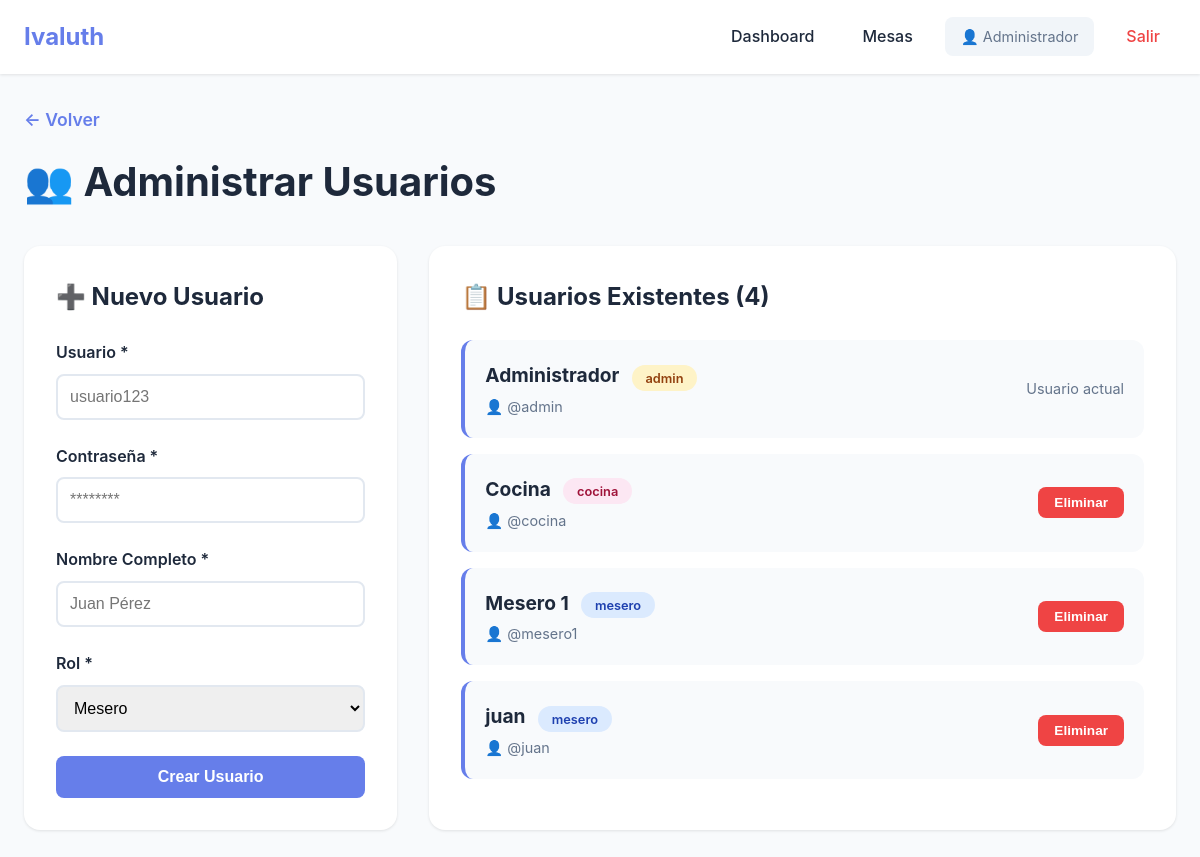
The app's page /administrar_usuarios (signed in) with its own data.
### app.py (models this page shows, shortened)
class Usuario(UserMixin, db.Model):
    id = db.Column(db.Integer, primary_key=True)
    username = db.Column(db.String(80), unique=True, nullable=False)
    password_hash = db.Column(db.String(200), nullable=False)
    nombre = db.Column(db.String(100), nullable=False)
    rol = db.Column(db.String(20), default='mesero')  # mesero, cocina, admin

### app.py (the view, shortened to what this page needs)
@app.route("/administrar_usuarios", methods=["GET", "POST"])
@login_required
def administrar_usuarios():
    if current_user.rol != 'admin':
        flash('Solo los administradores pueden gestionar usuarios', 'error')
        return redirect(url_for('dashboard'))
    usuarios = Usuario.query.order_by(Usuario.nombre).all()
    return render_template("administrar_usuarios.html", usuarios=usuarios)

### app.py (called while the page is built)
@login_manager.user_loader
def load_user(user_id):
    return Usuario.query.get(int(user_id))

### templates/administrar_usuarios.html (shortened to what this page needs)
<!DOCTYPE html>
<html lang="es">
<head>
</head>
<body>
    <nav class="navbar">
        <div class="nav-container">
            <div class="nav-brand">Ivaluth</div>
            <div class="nav-menu">
                <a href="{{ url_for('dashboard') }}" class="nav-link">Dashboard</a>
                <a href="{{ url_for('administrar_mesas') }}" class="nav-link">Mesas</a>
                <span class="nav-user">👤 {{ current_user.nombre }}</span>
                <a href="{{ url_for('logout') }}" class="nav-link nav-logout">Salir</a>
            </div>
        </div>
    </nav>
    <div class="container">
        <div class="page-header">
            <a href="{{ url_for('dashboard') }}" class="btn-back">← Volver</a>
            <h1>👥 Administrar Usuarios</h1>
        </div>
        <div class="admin-grid">
            <div class="card">
                <h2>➕ Nuevo Usuario</h2>
                <form method="POST">
                    <div class="form-group">
                        <label for="username">Usuario *</label>
                        <input type="text" id="username" name="username" required placeholder="usuario123">
                    </div>
                    <div class="form-group">
                        <label for="password">Contraseña *</label>
                        <input type="password" id="password" name="password" required placeholder="********">
                    </div>
                    <div class="form-group">
                        <label for="nombre">Nombre Completo *</label>
                        <input type="text" id="nombre" name="nombre" required placeholder="Juan Pérez">
                    </div>
                    <div class="form-group">
                        <label for="rol">Rol *</label>
                        <select id="rol" name="rol" required>
                            <option value="mesero">Mesero</option>
                        </select>
                    </div>
                    <button type="submit" class="btn btn-primary">Crear Usuario</button>
                </form>
            </div>
            <div class="card">
                <h2>📋 Usuarios Existentes ({{ usuarios|length }})</h2>
                {% if usuarios %}
                <div class="usuarios-list">
                    {% for usuario in usuarios %}
                    <div class="usuario-item">
                        <div class="usuario-info">
                            <h3>
                                {{ usuario.nombre }}
                                <span class="badge badge-{{ usuario.rol }}">{{ usuario.rol }}</span>
                            </h3>
                            <p>👤 @{{ usuario.username }}</p>
                        </div>
                        {% if usuario.id != current_user.id %}
                        <div>
                            <form method="POST" action="{{ url_for('eliminar_usuario', user_id=usuario.id) }}" style="display: inline;">
                                <button type="submit" class="btn btn-danger btn-sm"
                                        onclick="return confirm('¿Eliminar a {{ usuario.nombre }}?')">
                                    Eliminar
                                </button>
                            </form>
                        </div>
                        {% else %}
                        <div>
                            <span style="color: #64748b; font-size: 0.9rem;">Usuario actual</span>
                        </div>
                        {% endif %}
                    </div>
                    {% endfor %}
                </div>
                {% else %}
                <p style="text-align: center; color: #64748b; padding: 2rem;">No hay usuarios creados</p>
                {% endif %}
            </div>
        </div>
    </div>
</body>
</html>

### templates/administrar_usuarios.html (style rules this page uses)
* { margin: 0; padding: 0; box-sizing: border-box; }
body { font-family: -apple-system, BlinkMacSystemFont, 'Segoe UI', Roboto, Oxygen, Ubuntu, Cantarell, sans-serif; background: #f8fafc; color: #1e293b; line-height: 1.6; }
.navbar { background: white; box-shadow: 0 1px 3px rgba(0,0,0,0.1); position: sticky; top: 0; z-index: 1000; }
.nav-container { max-width: 1400px; margin: 0 auto; padding: 1rem 1.5rem; display: flex; justify-content: space-between; align-items: center; }
.nav-brand { font-size: 1.5rem; font-weight: bold; color: #667eea; }
.nav-menu { display: flex; gap: 1rem; align-items: center; }
.nav-link { color: #1e293b; text-decoration: none; padding: 0.5rem 1rem; border-radius: 0.5rem; transition: all 0.3s; font-weight: 500; }
.nav-logout { color: #ef4444; }
.nav-user { color: #64748b; font-size: 0.9rem; padding: 0.5rem 1rem; background: #f1f5f9; border-radius: 0.5rem; }
.container { max-width: 1200px; margin: 0 auto; padding: 2rem 1.5rem; }
.page-header { margin-bottom: 2rem; }
.btn-back { display: inline-block; margin-bottom: 1rem; color: #667eea; text-decoration: none; font-weight: 600; font-size: 1.1rem; }
.page-header h1 { font-size: 2.5rem; color: #1e293b; }
.admin-grid { display: grid; grid-template-columns: 1fr 2fr; gap: 2rem; }
.card { background: white; padding: 2rem; border-radius: 1rem; box-shadow: 0 1px 3px rgba(0,0,0,0.1); }
.card h2 { margin-bottom: 1.5rem; color: #1e293b; font-size: 1.5rem; }
.form-group { margin-bottom: 1.5rem; }
.form-group label { display: block; margin-bottom: 0.5rem; font-weight: 600; color: #1e293b; }
.form-group input, .form-group select { width: 100%; padding: 0.75rem; border: 2px solid #e2e8f0; border-radius: 0.5rem; font-size: 1rem; transition: all 0.3s; }
.btn { padding: 0.75rem 1.5rem; border: none; border-radius: 0.5rem; font-size: 1rem; font-weight: 600; cursor: pointer; transition: all 0.3s; }
.btn-primary { background: #667eea; color: white; width: 100%; }
.btn-danger { background: #ef4444; color: white; }
.btn-sm { padding: 0.5rem 1rem; font-size: 0.85rem; }
.usuarios-list { display: grid; gap: 1rem; }
.usuario-item { display: flex; justify-content: space-between; align-items: center; padding: 1.25rem; background: #f8fafc; border-radius: 0.75rem; border-left: 4px solid #667eea; }
.usuario-info h3 { font-size: 1.2rem; color: #1e293b; margin-bottom: 0.25rem; }
.usuario-info p { color: #64748b; font-size: 0.9rem; }
.badge { padding: 0.35rem 0.85rem; border-radius: 1rem; font-size: 0.8rem; font-weight: 600; margin-left: 0.5rem; }
.badge-admin { background: #fef3c7; color: #92400e; }
.badge-mesero { background: #dbeafe; color: #1e40af; }
.badge-cocina { background: #fce7f3; color: #9f1239; }

### records on screen
Usuario: nombre "Administrador", rol "admin", username "admin", shows "Usuario actual"
Usuario: nombre "Cocina", rol "cocina", username "cocina"
Usuario: nombre "Mesero 1", rol "mesero", username "mesero1"
Usuario: nombre "juan", rol "mesero", username "juan"

### other values on screen
{{ usuarios|length }} "4"
